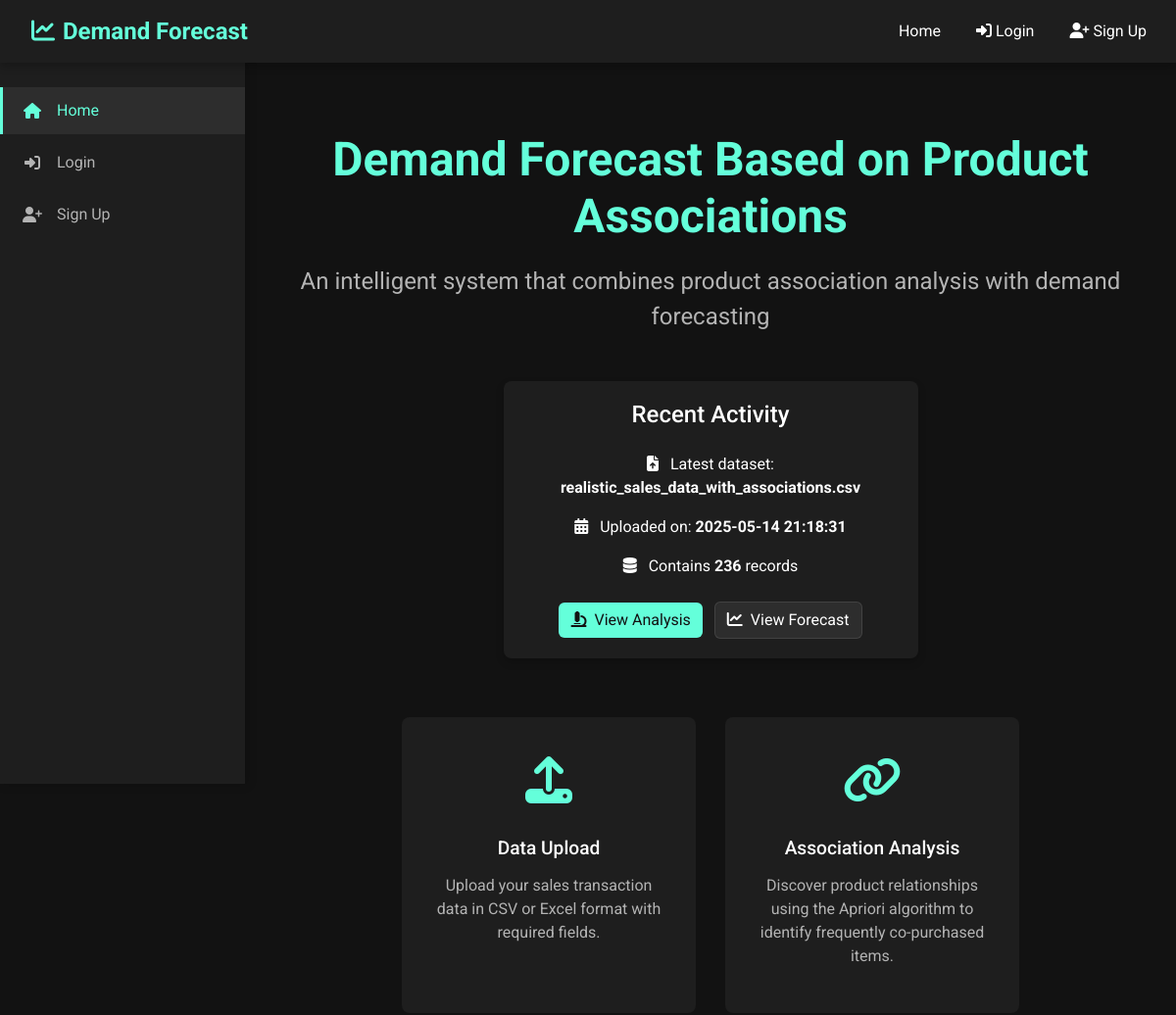
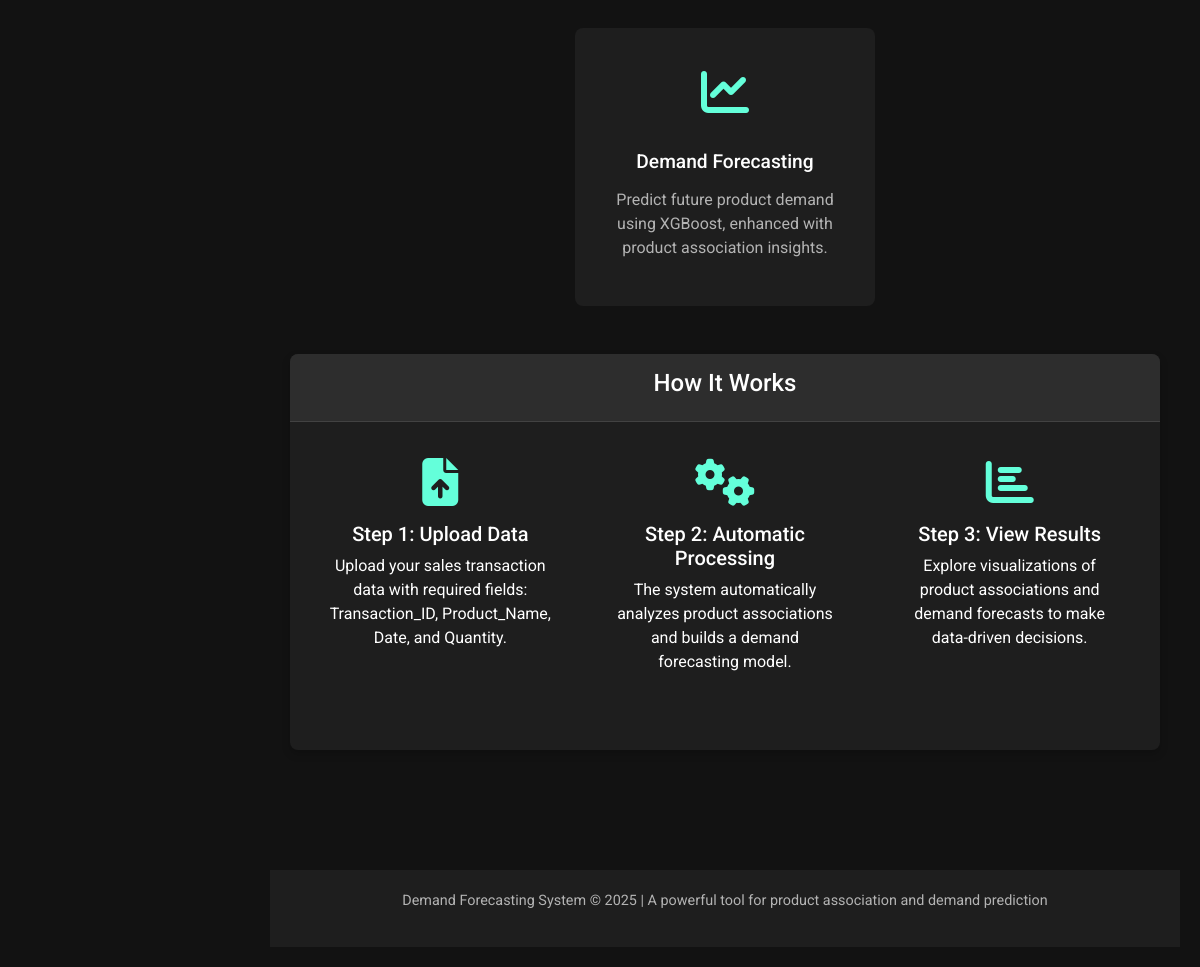
The page / on the database its author committed (2 pictures, top to bottom).
### models.py (models this page shows, shortened)
class Dataset(db.Model):
    id = db.Column(db.Integer, primary_key=True)
    filename = db.Column(db.String(255), nullable=False)
    upload_date = db.Column(db.DateTime, default=datetime.utcnow)
    processed = db.Column(db.Boolean, default=False)
    row_count = db.Column(db.Integer)
    product_count = db.Column(db.Integer)
    transaction_count = db.Column(db.Integer)
    date_range_start = db.Column(db.DateTime)
    date_range_end = db.Column(db.DateTime)

### routes.py (the view)
@app.route('/')
def index():
    latest_dataset = Dataset.query.order_by(Dataset.upload_date.desc()).first()
    return render_template('index.html', dataset=latest_dataset, form=None)

### templates/index.html (shortened to what this page needs)
{% extends "layout.html" %}
{% block content %}
<div class="welcome-container fade-in">
    <h1 class="welcome-title">Demand Forecast Based on Product Associations</h1>
    <p class="welcome-subtitle">An intelligent system that combines product association analysis with demand forecasting</p>
    <div class="row justify-content-center mt-5">
        <div class="col-md-6">
            <div class="card">
                <div class="card-body text-center">
                    {% if dataset %}
                        <h4 class="card-title mb-4">Recent Activity</h4>
                        <p><i class="fas fa-file-upload me-2"></i> Latest dataset: <strong>{{ dataset.filename }}</strong></p>
                        <p><i class="fas fa-calendar-alt me-2"></i> Uploaded on: <strong>{{ dataset.upload_date.strftime('%Y-%m-%d %H:%M:%S') }}</strong></p>
                        <p><i class="fas fa-database me-2"></i> Contains <strong>{{ dataset.row_count }}</strong> records</p>
                        <div class="mt-4">
                            <a href="{{ url_for('analysis') }}" class="btn btn-primary me-2">
                                <i class="fas fa-microscope me-2"></i>View Analysis
                            </a>
                            <a href="{{ url_for('forecast') }}" class="btn btn-secondary">
                                <i class="fas fa-chart-line me-2"></i>View Forecast
                            </a>
                        </div>
                    {% endif %}
                </div>
            </div>
        </div>
    </div>
    <div class="welcome-features">
        <div class="welcome-feature">
            <div class="welcome-feature-icon">
                <i class="fas fa-upload"></i>
            </div>
            <h3 class="welcome-feature-title">Data Upload</h3>
            <p class="welcome-feature-desc">Upload your sales transaction data in CSV or Excel format with required fields.</p>
        </div>
        <div class="welcome-feature">
            <div class="welcome-feature-icon">
                <i class="fas fa-link"></i>
            </div>
            <h3 class="welcome-feature-title">Association Analysis</h3>
            <p class="welcome-feature-desc">Discover product relationships using the Apriori algorithm to identify frequently co-purchased items.</p>
        </div>
        <div class="welcome-feature">
            <div class="welcome-feature-icon">
                <i class="fas fa-chart-line"></i>
            </div>
            <h3 class="welcome-feature-title">Demand Forecasting</h3>
            <p class="welcome-feature-desc">Predict future product demand using XGBoost, enhanced with product association insights.</p>
        </div>
    </div>
    <div class="row mt-5">
        <div class="col-md-12">
            <div class="card">
                <div class="card-header">
                    <h4>How It Works</h4>
                </div>
                <div class="card-body">
                    <div class="row">
                        <div class="col-md-4 text-center mb-4">
                            <div class="p-3">
                                <i class="fas fa-file-upload fa-3x mb-3" style="color: var(--accent-primary);"></i>
                                <h5>Step 1: Upload Data</h5>
                                <p>Upload your sales transaction data with required fields: Transaction_ID, Product_Name, Date, and Quantity.</p>
                            </div>
                        </div>
                        <div class="col-md-4 text-center mb-4">
                            <div class="p-3">
                                <i class="fas fa-cogs fa-3x mb-3" style="color: var(--accent-primary);"></i>
                                <h5>Step 2: Automatic Processing</h5>
                                <p>The system automatically analyzes product associations and builds a demand forecasting model.</p>
                            </div>
                        </div>
                        <div class="col-md-4 text-center mb-4">
                            <div class="p-3">
                                <i class="fas fa-chart-bar fa-3x mb-3" style="color: var(--accent-primary);"></i>
                                <h5>Step 3: View Results</h5>
                                <p>Explore visualizations of product associations and demand forecasts to make data-driven decisions.</p>
                            </div>
                        </div>
                    </div>
                </div>
            </div>
        </div>
    </div>
</div>
{% endblock %}

### static/css/style.css (style rules this page uses)
:root { --bg-primary: #121212; --bg-secondary: #1E1E1E; --bg-tertiary: #2D2D2D; --text-primary: #FFFFFF; --text-secondary: #B3B3B3; --accent-primary: #64FFDA; --accent-secondary: #BB86FC; --error: #CF6679; --success: #03DAC5; --warning: #FFD600; --navbar-height: 64px; --sidebar-width: 250px; --card-border-radius: 8px; --transition-speed: 0.3s; }
body { background-color: var(--bg-primary); color: var(--text-primary); font-family: 'Roboto', sans-serif; margin: 0; padding: 0; transition: background-color var(--transition-speed), color var(--transition-speed); }
.card { background-color: var(--bg-secondary); border-radius: var(--card-border-radius); box-shadow: 0 4px 8px rgba(0, 0, 0, 0.2); margin-bottom: 20px; transition: transform var(--transition-speed), box-shadow var(--transition-speed); border: none; }
.card-header { background-color: var(--bg-tertiary); color: var(--text-primary); border-top-left-radius: var(--card-border-radius) !important; border-top-right-radius: var(--card-border-radius) !important; border-bottom: 1px solid rgba(255, 255, 255, 0.1); padding: 15px 20px; font-weight: 500; }
.card-body { padding: 20px; }
.btn-primary { background-color: var(--accent-primary); color: var(--bg-primary); border: none; transition: background-color var(--transition-speed), transform var(--transition-speed); }
.btn-secondary { background-color: var(--bg-tertiary); color: var(--text-primary); border: 1px solid rgba(255, 255, 255, 0.1); transition: background-color var(--transition-speed), transform var(--transition-speed); }
::placeholder { color: var(--text-secondary); opacity: 0.7; }
.fade-in { animation: fadeIn 0.5s ease-in-out; }
.welcome-container { padding: 50px 20px; text-align: center; }
.welcome-title { font-size: 3rem; font-weight: bold; margin-bottom: 20px; color: var(--accent-primary); }
.welcome-subtitle { font-size: 1.5rem; color: var(--text-secondary); margin-bottom: 40px; }
.welcome-features { display: flex; flex-wrap: wrap; justify-content: center; gap: 30px; margin: 40px 0; }
.welcome-feature { background-color: var(--bg-secondary); border-radius: var(--card-border-radius); padding: 30px; width: 300px; text-align: center; transition: all var(--transition-speed); }
.welcome-feature-icon { font-size: 3rem; margin-bottom: 20px; color: var(--accent-primary); }
.welcome-feature-title { font-size: 1.2rem; font-weight: 500; margin-bottom: 15px; color: var(--text-primary); }
.welcome-feature-desc { color: var(--text-secondary); }

### rows shown on the page
Dataset: filename "realistic_sales_data_with_associations.csv", upload_date "2025-05-14 21:18:31", row_count "236"
